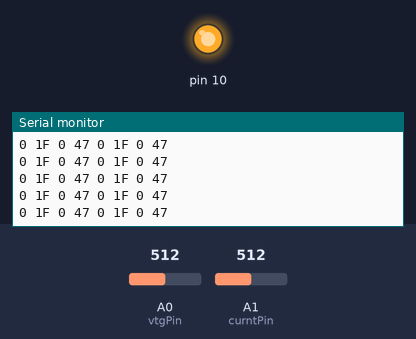
This sketch was run on a simulated Arduino Uno, built with avr-gcc and run on an emulated ATmega328P. Shown: output pins drawn as LEDs (lit = HIGH), the last lines printed to the serial monitor. The inputs (shaded band) are chosen by the test bench; at power-on: A0 (vtgPin) = 512, A1 (curntPin) = 512.

Above: at 1.2 s.
1.3 s: A0 (vtgPin) set to 716
At 2.0 s:
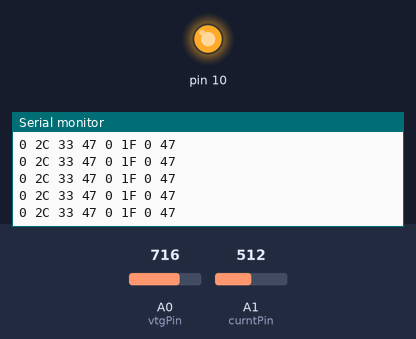
3.2 s: A1 (curntPin) set to 716
At 3.8 s:
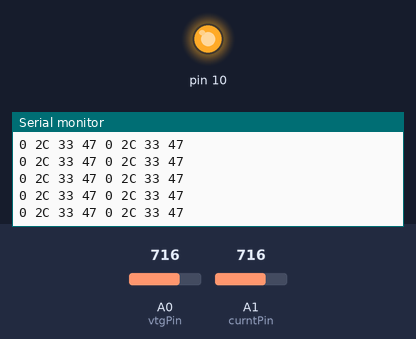
5.1 s: A0 (vtgPin) set to 900
At 5.7 s:
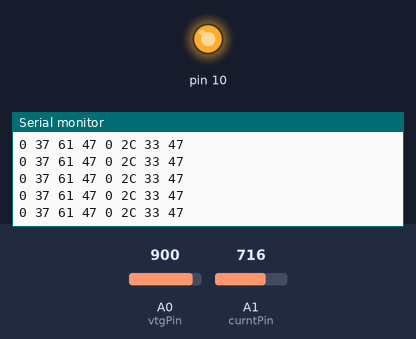
7.0 s: A1 (curntPin) set to 900
At 7.6 s:
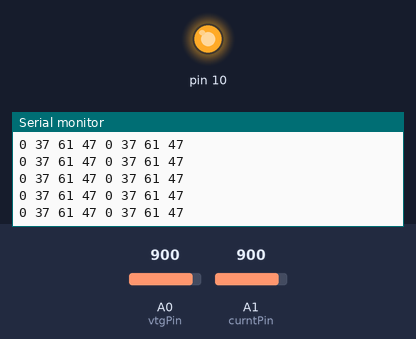

The sketch:

vtg_CANwrite.ino
```cpp
// Libraries
#include <SPI.h>
#include <mcp2515.h>

struct can_frame canMsg1;
MCP2515 mcp2515(10);

//-----------------------------------------------------------------------//
// Voltage CAN message ID = 0xAB
//-----------------------------------------------------------------------//

// Variables
byte vtgPin = A0;    // select the input pin for the potentiometer
byte curntPin = A1;


//-----------------------------------------------------------------------//
void setup() {

  while (!Serial);
  Serial.begin(115200);
  SPI.begin();

  mcp2515.reset();
  mcp2515.setBitrate(CAN_125KBPS);
  mcp2515.setNormalMode();

  Serial.println("Example: Write to CAN");
}

void loop() {

  // Voltage Sensor
  unsigned int raw_vtgValue = analogRead(vtgPin);
  uint16_t vtgValue = map(raw_vtgValue, 0, 1023, 0, 65535);
  float voltage = vtgValue * 1.0; // conversion to voltage

  // Current Sensor
  unsigned int raw_curntValue = analogRead(curntPin);
  uint16_t curntValue = map(raw_curntValue, 0, 1023, 0, 65535);
  float current = curntValue * 1.0; // Conversion to current

  // Building up the CAN message
  canMsg1.can_id  = 0xAB;
  canMsg1.can_dlc = 8;
  uint8_t *ptr = canMsg1.data;
  memcpy(ptr, &voltage, sizeof(float));
  ptr += sizeof(float);
  memcpy(ptr, &current, sizeof(float));

  mcp2515.sendMessage(&canMsg1);

  for (int i = 0; i<canMsg1.can_dlc; i++)  {  // print the data

    Serial.print(canMsg1.data[i],HEX);
    Serial.print(F(" "));
  }
   Serial.println();

  delay(10);
}
```

Measured:
- after the input at 1.3 s, the serial monitor: prints a new line at once (image 1)
- after the input at 3.2 s, the serial monitor: prints a new line at once (image 2)
- after the input at 5.1 s, the serial monitor: prints a new line at once (image 3)
- after the input at 7.0 s, the serial monitor: prints a new line at once (image 4)
